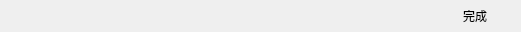
<?xml version="1.0" encoding="UTF-8"?>
<ui version="4.0">
 <class>ControlWidget</class>
 <widget class="QWidget" name="ControlWidget">
  <property name="geometry">
   <rect>
    <x>0</x>
    <y>0</y>
    <width>521</width>
    <height>32</height>
   </rect>
  </property>
  <property name="windowTitle">
   <string>Form</string>
  </property>
  <layout class="QHBoxLayout" name="horizontalLayout">
   <property name="spacing">
    <number>6</number>
   </property>
   <property name="leftMargin">
    <number>6</number>
   </property>
   <property name="topMargin">
    <number>0</number>
   </property>
   <property name="rightMargin">
    <number>6</number>
   </property>
   <property name="bottomMargin">
    <number>0</number>
   </property>
   <item>
    <widget class="QToolButton" name="rectangleBtn">
     <property name="toolTip">
      <string>画矩形</string>
     </property>
     <property name="text">
      <string/>
     </property>
     <property name="icon">
      <iconset resource="res.qrc">
       <normaloff>:/image/control_01.jpg</normaloff>:/image/control_01.jpg</iconset>
     </property>
     <property name="iconSize">
      <size>
       <width>25</width>
       <height>25</height>
      </size>
     </property>
     <property name="autoRaise">
      <bool>true</bool>
     </property>
    </widget>
   </item>
   <item>
    <widget class="QToolButton" name="drawRoundBtn">
     <property name="toolTip">
      <string>画圆</string>
     </property>
     <property name="text">
      <string/>
     </property>
     <property name="icon">
      <iconset resource="res.qrc">
       <normaloff>:/image/control_02.jpg</normaloff>:/image/control_02.jpg</iconset>
     </property>
     <property name="iconSize">
      <size>
       <width>25</width>
       <height>25</height>
      </size>
     </property>
     <property name="autoRaise">
      <bool>true</bool>
     </property>
    </widget>
   </item>
   <item>
    <widget class="QToolButton" name="arrowBtn">
     <property name="toolTip">
      <string>画箭头</string>
     </property>
     <property name="text">
      <string/>
     </property>
     <property name="icon">
      <iconset resource="res.qrc">
       <normaloff>:/image/control_03.jpg</normaloff>:/image/control_03.jpg</iconset>
     </property>
     <property name="iconSize">
      <size>
       <width>25</width>
       <height>25</height>
      </size>
     </property>
     <property name="autoRaise">
      <bool>true</bool>
     </property>
    </widget>
   </item>
   <item>
    <widget class="QToolButton" name="drawLineBtn">
     <property name="toolTip">
      <string>画笔</string>
     </property>
     <property name="text">
      <string/>
     </property>
     <property name="icon">
      <iconset resource="res.qrc">
       <normaloff>:/image/control_04.jpg</normaloff>:/image/control_04.jpg</iconset>
     </property>
     <property name="iconSize">
      <size>
       <width>25</width>
       <height>25</height>
      </size>
     </property>
     <property name="autoRaise">
      <bool>true</bool>
     </property>
    </widget>
   </item>
   <item>
    <widget class="QToolButton" name="mosaicBtn">
     <property name="toolTip">
      <string>马赛克</string>
     </property>
     <property name="text">
      <string/>
     </property>
     <property name="icon">
      <iconset resource="res.qrc">
       <normaloff>:/image/control_05.jpg</normaloff>:/image/control_05.jpg</iconset>
     </property>
     <property name="iconSize">
      <size>
       <width>25</width>
       <height>25</height>
      </size>
     </property>
     <property name="autoRaise">
      <bool>true</bool>
     </property>
    </widget>
   </item>
   <item>
    <widget class="QToolButton" name="textEditBtn">
     <property name="toolTip">
      <string>添加文字</string>
     </property>
     <property name="text">
      <string/>
     </property>
     <property name="icon">
      <iconset>
       <normaloff>image/control_06.jpg</normaloff>image/control_06.jpg</iconset>
     </property>
     <property name="iconSize">
      <size>
       <width>25</width>
       <height>25</height>
      </size>
     </property>
     <property name="autoRaise">
      <bool>true</bool>
     </property>
    </widget>
   </item>
   <item>
    <widget class="QToolButton" name="returneditBtn">
     <property name="toolTip">
      <string>撤销操作</string>
     </property>
     <property name="text">
      <string/>
     </property>
     <property name="icon">
      <iconset resource="res.qrc">
       <normaloff>:/image/control_07.jpg</normaloff>:/image/control_07.jpg</iconset>
     </property>
     <property name="iconSize">
      <size>
       <width>25</width>
       <height>25</height>
      </size>
     </property>
     <property name="autoRaise">
      <bool>true</bool>
     </property>
    </widget>
   </item>
   <item>
    <widget class="QToolButton" name="saveBtn">
     <property name="toolTip">
      <string>保存截图</string>
     </property>
     <property name="text">
      <string/>
     </property>
     <property name="icon">
      <iconset resource="res.qrc">
       <normaloff>:/image/control_08.jpg</normaloff>:/image/control_08.jpg</iconset>
     </property>
     <property name="iconSize">
      <size>
       <width>25</width>
       <height>25</height>
      </size>
     </property>
     <property name="autoRaise">
      <bool>true</bool>
     </property>
    </widget>
   </item>
   <item>
    <widget class="QToolButton" name="ocrBtn">
     <property name="text">
      <string/>
     </property>
     <property name="icon">
      <iconset resource="res.qrc">
       <normaloff>:/image/ocr.png</normaloff>:/image/ocr.png</iconset>
     </property>
     <property name="iconSize">
      <size>
       <width>25</width>
       <height>25</height>
      </size>
     </property>
     <property name="autoRaise">
      <bool>true</bool>
     </property>
    </widget>
   </item>
   <item>
    <widget class="QToolButton" name="toolButton_6">
     <property name="text">
      <string/>
     </property>
     <property name="icon">
      <iconset resource="res.qrc">
       <normaloff>:/image/control_10.jpg</normaloff>:/image/control_10.jpg</iconset>
     </property>
     <property name="iconSize">
      <size>
       <width>25</width>
       <height>25</height>
      </size>
     </property>
     <property name="autoRaise">
      <bool>true</bool>
     </property>
    </widget>
   </item>
   <item>
    <widget class="QToolButton" name="cancelBtn">
     <property name="toolTip">
      <string>退出截图</string>
     </property>
     <property name="text">
      <string/>
     </property>
     <property name="icon">
      <iconset resource="res.qrc">
       <normaloff>:/image/control_12.jpg</normaloff>:/image/control_12.jpg</iconset>
     </property>
     <property name="iconSize">
      <size>
       <width>25</width>
       <height>25</height>
      </size>
     </property>
     <property name="autoRaise">
      <bool>true</bool>
     </property>
    </widget>
   </item>
   <item>
    <widget class="QPushButton" name="finishBtn">
     <property name="toolTip">
      <string>完成截图</string>
     </property>
     <property name="text">
      <string>完成</string>
     </property>
     <property name="icon">
      <iconset resource="res.qrc">
       <normaloff>:/image/control_13.jpg</normaloff>:/image/control_13.jpg</iconset>
     </property>
     <property name="flat">
      <bool>true</bool>
     </property>
    </widget>
   </item>
  </layout>
 </widget>
 <resources>
  <include location="res.qrc"/>
 </resources>
 <connections/>
</ui>
